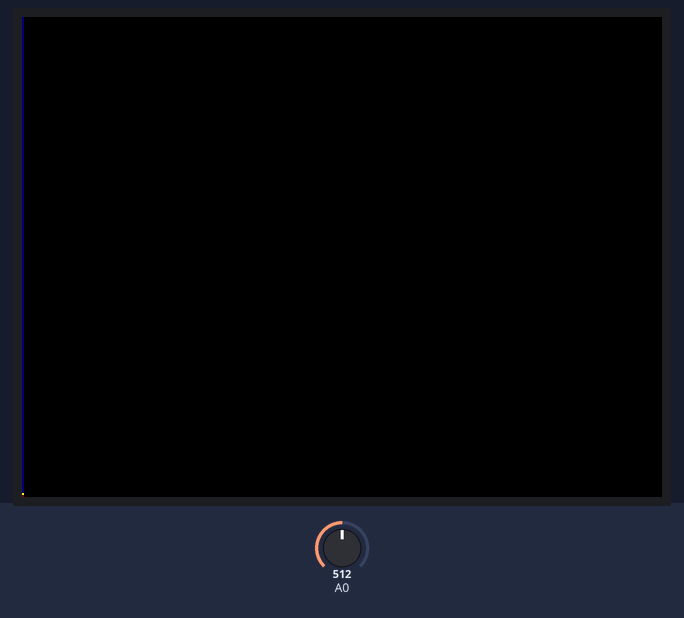
Bench run of a sketch on a simulated Arduino Mega 2560, built with avr-gcc and run on an emulated ATmega2560. Shown: 320×240 colour display. The test bench sets the inputs (shaded band); at power-on: A0 = 512. What the sketch prints to the serial monitor is not drawn.

Above: at 2.3 s.
2.4 s: A0 set to 310
At 4.1 s:
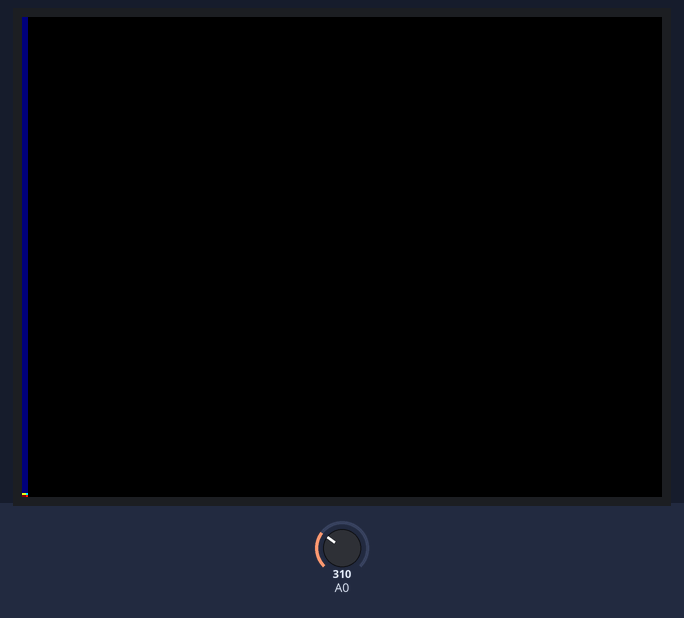
5.4 s: A0 set to 306
At 7.1 s:
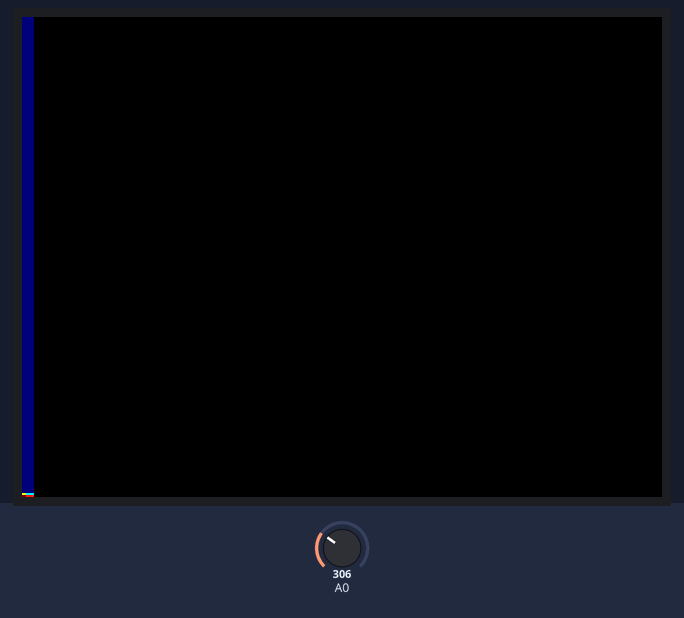
8.4 s: A0 set to 330
At 10.2 s:
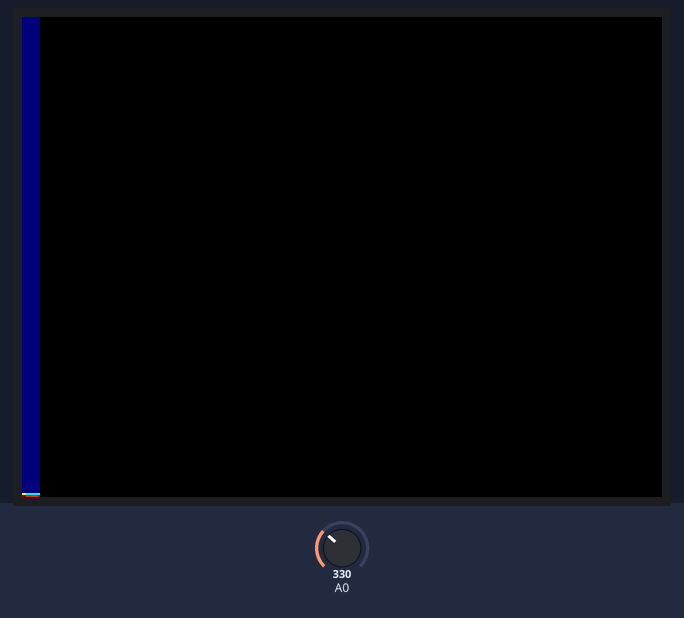
Timing chart, 0 to 11.7 s (numbered marks = the images above; inputs shaded):
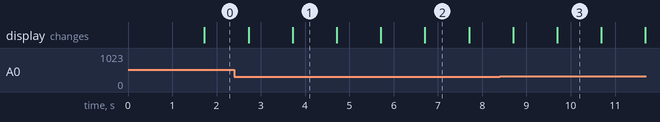

Measured:
- what the display in image 1 shows lasts 1.0 s, from 3.7 s to 4.7 s

The sketch:

analog-spectrum_tft240x320.ino
```cpp
//TFT80x160 UNO NodeMCU-32S
//SCL       13  18
//SDA       11  23
//RST       9   16
//DC        8   17
//CS        10  SS(5)
//BLK

#include <Adafruit_GFX.h>  // Core graphics library //https://github.com/adafruit/Adafruit-GFX-Library
// #include "Adafruit_ST7735.h" // Hardware-specific library for ST7735 //https://github.com/adafruit/Adafruit-ST7735-Library //MODIFIED for 金逸晨 0.96-8pin13p_ips
#include "Adafruit_ST7789.h"  // Hardware-specific library for ST7789
#include <SPI.h>
#include "arduinoFFT.h"  //https://github.com/kosme/arduinoFFT

#define SCL_INDEX 0x00
#define SCL_TIME 0x01
#define SCL_FREQUENCY 0x02
#define SCL_PLOT 0x03

#define NODEMCU32S
#if defined(NODEMCU32S)
#define TFT_CS SS
#define TFT_RST 16
#define TFT_DC 17
#elif defined(ESP8266)
#define TFT_CS 4
#define TFT_RST 16
#define TFT_DC 5
#else
// For the breakout board, you can use any 2 or 3 pins.
// These pins will also work for the 1.8" TFT shield.
#define TFT_CS 10
#define TFT_RST 9  // Or set to -1 and connect to Arduino RESET pin
#define TFT_DC 8
#endif

// For 1.14", 1.3", 1.54", 1.69", and 2.0" TFT with ST7789:
Adafruit_ST7789 tft = Adafruit_ST7789(TFT_CS, TFT_DC, TFT_RST);

// OR for the ST7789-based displays, we will use this call
//Adafruit_ST7789 tft = Adafruit_ST7789(TFT_CS, TFT_DC, TFT_MOSI, TFT_SCLK, TFT_RST);

#define CHANNEL 32
const uint16_t samples = 512;            //This value MUST ALWAYS be a power of 2
const double samplingFrequency = 5000;  //Hz, must be less than 10000 due to ADC
unsigned int sampling_period_us;
unsigned long microseconds;
double vReal[samples];
double vImag[samples];
arduinoFFT FFT = arduinoFFT();

void setup(void) {
  Serial.begin(115200);
  Serial.print("TFT_CS:");
  Serial.println(TFT_CS);
  Serial.print("TFT_DC:");
  Serial.println(TFT_DC);
  Serial.print("TFT_RST:");
  Serial.println(TFT_RST);
  Serial.println(F("Hello! ST77xx TFT Test"));

  //for GMT130-v1.0:
  tft.init(240, 320);  //SPI data mode; one of SPI_MODE0, SPI_MODE1, SPI_MODE2 or SPI_MODE3 (do NOT pass the numbers 0,1,2 or 3 -- use the defines only, the values are NOT the same!)
  tft.setRotation(3);

  Serial.print("width:");
  Serial.println(tft.width());
  Serial.print("height:");
  Serial.println(tft.height());
  Serial.println(F("Initialized"));

  uint16_t time = millis();
  tft.fillScreen(ST77XX_BLACK);
  time = millis() - time;

  Serial.println(time, DEC);
  delay(500);

  sampling_period_us = round(1000000 * (1.0 / samplingFrequency));
  Serial.print("fft sampling_period_us:");
  Serial.println(sampling_period_us);
}

unsigned long t = 0, t1, diff;
int sum = 0, sum_diff = 0, count = 0, range = 0;
double maxV = 0, minV = 9999, avg = 0, avg_diff, variance, std_dev, square_sum_diff;

int x = 0;
short lastMaxV[320];
short lastMinV[320];
short lastMax = 0, lastMin = 0;

void loop() {
  // //test colormap
  // for(int g=0;g<256;g++)
  // {
  //   int c=grayToColor16Jet(g);
  //   tft.drawLine(g,0,g,239,c);
  //   Serial.print(g);
  //   Serial.print(" ");
  //   Serial.print(c,BIN);
  //   Serial.print(" ");
  //   Serial.print(c,HEX);
  //   Serial.println();
  // }
  // while(true);


  // int tStart=millis();

  /*SAMPLING*/
  microseconds = micros();//Overflows after around 70 minutes!
  for (int i = 0; i < samples; i++) {
    vReal[i] = analogRead(CHANNEL);
    vImag[i] = 0;
    while (micros() - microseconds < sampling_period_us) {
      //empty loop
    }
    microseconds += sampling_period_us;
  }

  // int tEnd=millis();
  // Serial.println(tEnd-tStart);

  FFT = arduinoFFT(vReal, vImag, samples, samplingFrequency); /* Create FFT object */
  // /* Print the results of the sampling according to time */
  // Serial.println("Data:");
  // PrintVector(vReal, samples, SCL_TIME);

  FFT.Windowing(FFT_WIN_TYP_HAMMING, FFT_FORWARD);            /* Weigh data */
  // Serial.println("Weighed data:");
  // PrintVector(vReal, samples, SCL_TIME);

  FFT.Compute(FFT_FORWARD);                                   /* Compute FFT */
  // Serial.println("Computed Real values:");
  // PrintVector(vReal, samples, SCL_INDEX);
  // Serial.println("Computed Imaginary values:");
  // PrintVector(vImag, samples, SCL_INDEX);

  FFT.ComplexToMagnitude();                                   /* Compute magnitudes */
  // Serial.println("Computed magnitudes:");
  // PrintVector(vReal, (samples >> 1), SCL_FREQUENCY);

  int peak=FFT.MajorPeak();
  Serial.print("peak:");
  Serial.print(peak);
  Serial.print(" ");
  int p1=-1,vM1=0;
  int p2=-1,vM2=0;
  for(int p=0;p<samples >> 1;p++)
  {
    if(vReal[p]>vM1)
    {
      vM1=vReal[p];
      p1=p;
    }
    if(p>1 && vReal[p]>vM2)
    {
      vM2=vReal[p];
      p2=p;
    }
  }
  Serial.print("max1:");
  Serial.print(vM1);
  Serial.print(" ");
  Serial.print("p1:");
  Serial.print(p1);
  Serial.print(" ");
  Serial.print("max2:");
  Serial.print(vM2);
  Serial.print(" ");
  Serial.print("p2:");
  Serial.print(p2);
  Serial.print(" ");

  Serial.println();

  // while(true);


  int xMultiplier=1;//set this to something > 1 to print same data to multiple x so that the chart timeline looks faster
  for(int k=0;k<xMultiplier;k++)
  {
    //----print to screen-----
    tft.drawLine(x, 0, x, 239, ST77XX_BLACK);  //clear vertical line
    tft.drawLine(x+1,0,x+1,239,ST77XX_BLACK);//better indication of where the scan line is

    //--------------------------------------------------
    //there are samples/2 magnitude data
    //ranged from 0 hz to samplingFrequency / 2 hz
    //
    //magnitude range from 0 to 370k (max) or 100k (typical high) at adc 0~4096   WHY??
    //--------------------------------------------------


    if(samples==512)
    {
      //sample 512, mag 256, y240

      // //default
      // for (int y = 239; y >= 0; y--) {
      //   tft.drawPixel(x, y, vReal[239 - y]);
      // }

      // //monochrome
      // for (int y = 239; y >= 0; y--) {
      //   int g=vReal[239 - y]/100000*32;
      //   if(g>32) g=32;
      //   int color=g*32*64+g*32*2+g;
      //   tft.drawPixel(x, y, color);
      // }

      //colormap:jet
      for (int y = 239; y >= 0; y--) {
        int g=vReal[239 - y]/100000*255;
        if(g>255) g=255;
        int color=grayToColor16Jet(g);
        tft.drawPixel(x, y, color);
      }
    }
    else if (samples==256)
    {
      //sample 256, mag 128, y120
      for (int y = 239; y >= 0; y=y-2) {
        tft.drawPixel(x, y, vReal[119 - (y-1)/2]);
        tft.drawPixel(x, y-1, vReal[119 - (y-1)/2]);
      }
    }
    else if (samples==128)
    {
      //sample 128, mag 64, y60
      for (int y = 239; y >= 0; y=y-4) {
        tft.drawLine(x, y,x,y+3, vReal[60 - (y+1)/4]);
      }
    }

    if(k!=xMultiplier-1) x++;
  }

  x++;
  if (x >= 320) x = 0;
}

void PrintVector(double *vData, uint16_t bufferSize, uint8_t scaleType)
{
  for (uint16_t i = 0; i < bufferSize; i++)
  {
    double abscissa;
    /* Print abscissa value */
    switch (scaleType)
    {
      case SCL_INDEX:
        abscissa = (i * 1.0);
	break;
      case SCL_TIME:
        abscissa = ((i * 1.0) / samplingFrequency);
	break;
      case SCL_FREQUENCY:
        abscissa = ((i * 1.0 * samplingFrequency) / samples);
	break;
    }
    Serial.print(abscissa, 6);
    if(scaleType==SCL_FREQUENCY)
      Serial.print("Hz");
    Serial.print(" ");
    Serial.println(vData[i], 4);
  }
  Serial.println();
}

//inspired by: https://blog.csdn.net/qq_41498261/article/details/109603986
int grayToColor16Jet(int grayScale)
{
  int g=grayScale;//0~255

  if(g<0)
    return 0;
  if(g<32)
    return 15+g/2; //b:15~31
  else if(g<96)
    return 31 + (g-32)*32; //g:0~63 b:31
  else if(g<160)
    return (31-(g-96)/2) + 63*32 + (g-96)/2*32*64;//b:31~0 g:63 r:0~31
  else if(g<224)
    return (63-(g-160))*32 + 31*32*64;//b:0 g:63~0 r:31
  else if(g<256)
    return (31-(g-224)/2)*32*64;//b:0 g:0 r:31~0
  else
    return 15*32*64;
    // return 65535;
}
```
